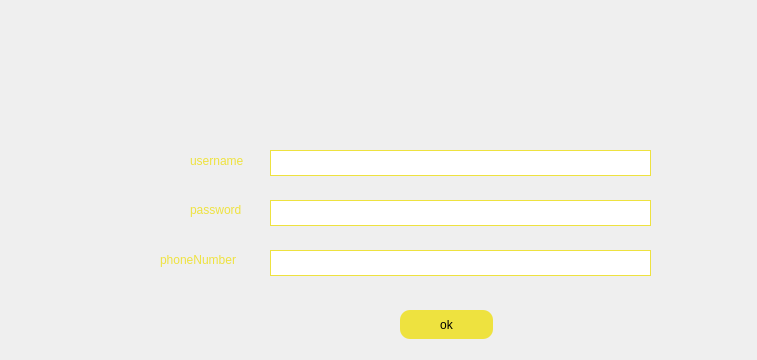
<?xml version="1.0" encoding="UTF-8"?>
<ui version="4.0">
 <class>signup</class>
 <widget class="QWidget" name="signup">
  <property name="geometry">
   <rect>
    <x>0</x>
    <y>0</y>
    <width>757</width>
    <height>360</height>
   </rect>
  </property>
  <property name="windowTitle">
   <string>Form</string>
  </property>
  <widget class="QLabel" name="lblpas">
   <property name="geometry">
    <rect>
     <x>190</x>
     <y>200</y>
     <width>63</width>
     <height>20</height>
    </rect>
   </property>
   <property name="styleSheet">
    <string notr="true">#lblpas{
color: rgb(238, 226, 63);

}</string>
   </property>
   <property name="text">
    <string>password</string>
   </property>
  </widget>
  <widget class="QLineEdit" name="ledphone">
   <property name="geometry">
    <rect>
     <x>270</x>
     <y>250</y>
     <width>381</width>
     <height>26</height>
    </rect>
   </property>
   <property name="styleSheet">
    <string notr="true">#ledphone{
border:1px  solid   rgb(238, 226, 63);

}</string>
   </property>
  </widget>
  <widget class="QLineEdit" name="leduser">
   <property name="geometry">
    <rect>
     <x>270</x>
     <y>150</y>
     <width>381</width>
     <height>26</height>
    </rect>
   </property>
   <property name="styleSheet">
    <string notr="true">#leduser{
border:1px  solid   rgb(238, 226, 63);

}</string>
   </property>
  </widget>
  <widget class="QLabel" name="lblphone">
   <property name="geometry">
    <rect>
     <x>160</x>
     <y>250</y>
     <width>101</width>
     <height>20</height>
    </rect>
   </property>
   <property name="styleSheet">
    <string notr="true">#lblphone{
color: rgb(238, 226, 63);

}</string>
   </property>
   <property name="text">
    <string>&lt;html&gt;&lt;head/&gt;&lt;body&gt;&lt;p&gt;phoneNumber&lt;/p&gt;&lt;/body&gt;&lt;/html&gt;</string>
   </property>
  </widget>
  <widget class="QPushButton" name="pbnokup">
   <property name="enabled">
    <bool>true</bool>
   </property>
   <property name="geometry">
    <rect>
     <x>400</x>
     <y>310</y>
     <width>93</width>
     <height>29</height>
    </rect>
   </property>
   <property name="styleSheet">
    <string notr="true">#pbnokup{

background-color:rgb(238, 226, 63);

border-radius:10px;

}</string>
   </property>
   <property name="text">
    <string>ok</string>
   </property>
  </widget>
  <widget class="QLabel" name="lbluser">
   <property name="geometry">
    <rect>
     <x>190</x>
     <y>150</y>
     <width>71</width>
     <height>21</height>
    </rect>
   </property>
   <property name="styleSheet">
    <string notr="true">#lbluser{
color: rgb(238, 226, 63);

}</string>
   </property>
   <property name="text">
    <string>username</string>
   </property>
  </widget>
  <widget class="QLineEdit" name="ledpassword">
   <property name="geometry">
    <rect>
     <x>270</x>
     <y>200</y>
     <width>381</width>
     <height>26</height>
    </rect>
   </property>
   <property name="styleSheet">
    <string notr="true">#ledpassword{
border:1px  solid   rgb(238, 226, 63);

}</string>
   </property>
   <property name="echoMode">
    <enum>QLineEdit::Password</enum>
   </property>
  </widget>
 </widget>
 <resources/>
 <connections/>
</ui>
